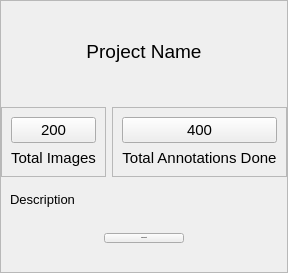
                    <widget class="QFrame" name="card1">
                     <property name="minimumSize">
                      <size>
                       <width>0</width>
                       <height>200</height>
                      </size>
                     </property>
                     <property name="cursor">
                      <cursorShape>ArrowCursor</cursorShape>
                     </property>
                     <property name="autoFillBackground">
                      <bool>false</bool>
                     </property>
                     <property name="frameShape">
                      <enum>QFrame::StyledPanel</enum>
                     </property>
                     <property name="frameShadow">
                      <enum>QFrame::Raised</enum>
                     </property>
                     <layout class="QVBoxLayout" name="verticalLayout_5">
                      <property name="leftMargin">
                       <number>0</number>
                      </property>
                      <property name="topMargin">
                       <number>0</number>
                      </property>
                      <property name="rightMargin">
                       <number>0</number>
                      </property>
                      <property name="bottomMargin">
                       <number>0</number>
                      </property>
                      <item>
                       <widget class="QWidget" name="card1Image" native="true">
                        <layout class="QVBoxLayout" name="verticalLayout_6">
                         <property name="leftMargin">
                          <number>0</number>
                         </property>
                         <property name="topMargin">
                          <number>0</number>
                         </property>
                         <property name="rightMargin">
                          <number>0</number>
                         </property>
                         <property name="bottomMargin">
                          <number>0</number>
                         </property>
                         <item>
                          <widget class="QLabel" name="card1ImageLabel">
                           <property name="minimumSize">
                            <size>
                             <width>0</width>
                             <height>100</height>
                            </size>
                           </property>
                           <property name="font">
                            <font>
                             <pointsize>14</pointsize>
                            </font>
                           </property>
                           <property name="autoFillBackground">
                            <bool>false</bool>
                           </property>
                           <property name="text">
                            <string>Project Name</string>
                           </property>
                           <property name="alignment">
                            <set>Qt::AlignCenter</set>
                           </property>
                          </widget>
                         </item>
                        </layout>
                       </widget>
                      </item>
                      <item>
                       <widget class="QWidget" name="card1DetailContainer" native="true">
                        <layout class="QHBoxLayout" name="horizontalLayout_11">
                         <property name="leftMargin">
                          <number>0</number>
                         </property>
                         <property name="topMargin">
                          <number>0</number>
                         </property>
                         <property name="rightMargin">
                          <number>0</number>
                         </property>
                         <property name="bottomMargin">
                          <number>0</number>
                         </property>
                         <item>
                          <widget class="QFrame" name="frame_2">
                           <property name="frameShape">
                            <enum>QFrame::StyledPanel</enum>
                           </property>
                           <property name="frameShadow">
                            <enum>QFrame::Raised</enum>
                           </property>
                           <layout class="QVBoxLayout" name="verticalLayout_10">
                            <item>
                             <widget class="QPushButton" name="pushButton_2">
                              <property name="font">
                               <font>
                                <pointsize>11</pointsize>
                               </font>
                              </property>
                              <property name="text">
                               <string>200</string>
                              </property>
                              <property name="icon">
                               <iconset resource="../resources.qrc">
                                <normaloff>:/icons/assets/image.svg</normaloff>:/icons/assets/image.svg</iconset>
                              </property>
                              <property name="iconSize">
                               <size>
                                <width>30</width>
                                <height>30</height>
                               </size>
                              </property>
                             </widget>
                            </item>
                            <item>
                             <widget class="QLabel" name="card1TotalImageLabel">
                              <property name="font">
                               <font>
                                <pointsize>11</pointsize>
                               </font>
                              </property>
                              <property name="text">
                               <string>Total Images</string>
                              </property>
                              <property name="alignment">
                               <set>Qt::AlignCenter</set>
                              </property>
                             </widget>
                            </item>
                           </layout>
                          </widget>
                         </item>
                         <item>
                          <widget class="QFrame" name="annotationDetail">
                           <property name="frameShape">
                            <enum>QFrame::StyledPanel</enum>
                           </property>
                           <property name="frameShadow">
                            <enum>QFrame::Raised</enum>
                           </property>
                           <layout class="QVBoxLayout" name="verticalLayout_11">
                            <item>
                             <widget class="QPushButton" name="card1AnnotationShow">
                              <property name="font">
                               <font>
                                <pointsize>11</pointsize>
                               </font>
                              </property>
                              <property name="text">
                               <string>400</string>
                              </property>
                              <property name="icon">
                               <iconset resource="../resources.qrc">
                                <normaloff>:/icons/assets/check-square.svg</normaloff>:/icons/assets/check-square.svg</iconset>
                              </property>
                              <property name="iconSize">
                               <size>
                                <width>30</width>
                                <height>30</height>
                               </size>
                              </property>
                             </widget>
                            </item>
                            <item>
                             <widget class="QLabel" name="card1AnnotationLabel">
                              <property name="font">
                               <font>
                                <pointsize>11</pointsize>
                               </font>
                              </property>
                              <property name="text">
                               <string>Total Annotations Done</string>
                              </property>
                              <property name="alignment">
                               <set>Qt::AlignCenter</set>
                              </property>
                             </widget>
                            </item>
                           </layout>
                          </widget>
                         </item>
                        </layout>
                       </widget>
                      </item>
                      <item>
                       <widget class="QWidget" name="card1BottomContainer" native="true">
                        <property name="minimumSize">
                         <size>
                          <width>0</width>
                          <height>50</height>
                         </size>
                        </property>
                        <layout class="QVBoxLayout" name="verticalLayout_12">
                         <item>
                          <widget class="QLabel" name="projectDescription">
                           <property name="font">
                            <font>
                             <pointsize>10</pointsize>
                            </font>
                           </property>
                           <property name="text">
                            <string>Description</string>
                           </property>
                          </widget>
                         </item>
                         <item>
                          <widget class="QWidget" name="widget_4" native="true">
                           <property name="minimumSize">
                            <size>
                             <width>0</width>
                             <height>50</height>
                            </size>
                           </property>
                           <layout class="QHBoxLayout" name="horizontalLayout_17">
                            <item alignment="Qt::AlignHCenter">
                             <widget class="QPushButton" name="viewProjectBtn">
                              <property name="font">
                               <font>
                                <pointsize>-1</pointsize>
                                <weight>75</weight>
                                <bold>true</bold>
                               </font>
                              </property>
                              <property name="cursor">
                               <cursorShape>PointingHandCursor</cursorShape>
                              </property>
                              <property name="text">
                               <string>View Project</string>
                              </property>
                              <property name="icon">
                               <iconset resource="../resources.qrc">
                                <normaloff>:/icons/assets/book-open.svg</normaloff>:/icons/assets/book-open.svg</iconset>
                              </property>
                              <property name="iconSize">
                               <size>
                                <width>30</width>
                                <height>30</height>
                               </size>
                              </property>
                             </widget>
                            </item>
                           </layout>
                          </widget>
                         </item>
                        </layout>
                       </widget>
                      </item>
                     </layout>
                    </widget>
